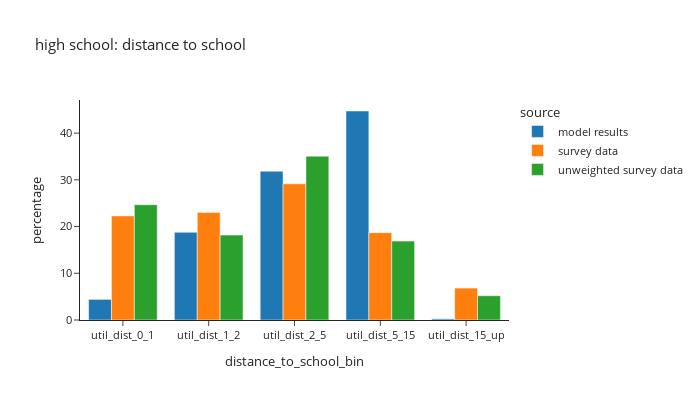
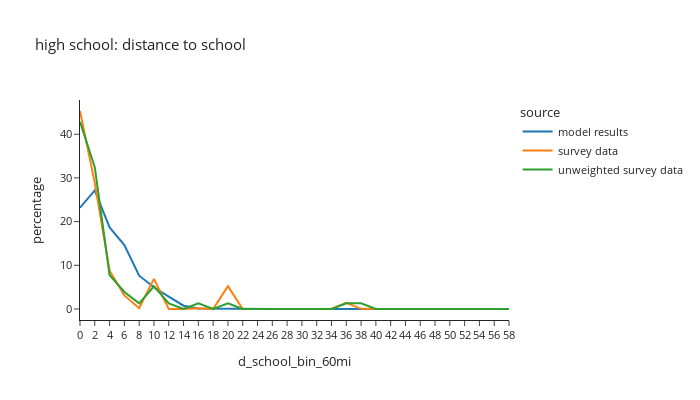

Notebook code cell kept with these figures, in order:
### Code cell
# distance to school: high school
plot_distance(per_data,'is_highschool',"high school: distance to school")

### Figure 1 — Plotly figure (JSON) as saved in the notebook; plotly's stock layout.template omitted (floating-point values rounded to 4 significant figures)
{"data": [{"alignmentgroup": "True", "hovertemplate": "source=model results<br>distance_to_school_bin=%{x}<br>percentage=%{y}<extra></extra>", "legendgroup": "model results", "marker": {"color": "#1F77B4", "pattern": {"shape": ""}}, "name": "model results", "offsetgroup": "model results", "orientation": "v", "showlegend": true, "textposition": "auto", "type": "bar", "x": ["util_dist_0_1", "util_dist_1_2", "util_dist_2_5", "util_dist_5_15", "util_dist_15_up"], "xaxis": "x", "y": [4.41, 18.77, 31.84, 44.73, 0.2392], "yaxis": "y"}, {"alignmentgroup": "True", "hovertemplate": "source=survey data<br>distance_to_school_bin=%{x}<br>percentage=%{y}<extra></extra>", "legendgroup": "survey data", "marker": {"color": "#FF7F0E", "pattern": {"shape": ""}}, "name": "survey data", "offsetgroup": "survey data", "orientation": "v", "showlegend": true, "textposition": "auto", "type": "bar", "x": ["util_dist_0_1", "util_dist_1_2", "util_dist_2_5", "util_dist_5_15", "util_dist_15_up"], "xaxis": "x", "y": [22.29, 23.03, 29.15, 18.7, 6.835], "yaxis": "y"}, {"alignmentgroup": "True", "hovertemplate": "source=unweighted survey data<br>distance_to_school_bin=%{x}<br>percentage=%{y}<extra></extra>", "legendgroup": "unweighted survey data", "marker": {"color": "#2CA02C", "pattern": {"shape": ""}}, "name": "unweighted survey data", "offsetgroup": "unweighted survey data", "orientation": "v", "showlegend": true, "textposition": "auto", "type": "bar", "x": ["util_dist_0_1", "util_dist_1_2", "util_dist_2_5", "util_dist_5_15", "util_dist_15_up"], "xaxis": "x", "y": [24.68, 18.18, 35.06, 16.88, 5.195], "yaxis": "y"}], "layout": {"barmode": "group", "font": {"size": 11}, "height": 400, "legend": {"title": {"text": "source"}, "tracegroupgap": 0}, "title": {"text": "high school: distance to school"}, "width": 700, "xaxis": {"anchor": "y", "domain": [0.0, 1.0], "title": {"text": "distance_to_school_bin"}}, "yaxis": {"anchor": "x", "domain": [0.0, 1.0], "title": {"text": "percentage"}}}}

### Figure 2 — Plotly figure (JSON) as saved in the notebook; plotly's stock layout.template omitted (floating-point values rounded to 4 significant figures)
{"data": [{"hovertemplate": "source=model results<br>d_school_bin_60mi=%{x}<br>percentage=%{y}<extra></extra>", "legendgroup": "model results", "line": {"color": "#1F77B4", "dash": "solid"}, "marker": {"symbol": "circle"}, "mode": "lines", "name": "model results", "orientation": "v", "showlegend": true, "type": "scatter", "x": ["0", "2", "4", "6", "8", "10", "12", "14", "16", "18", "20", "22", "24", "26", "28", "30", "32", "34", "36", "38", "40", "42", "44", "46", "48", "50", "52", "54", "56", "58"], "xaxis": "x", "y": [23.18, 27.17, 18.66, 14.62, 7.623, 4.976, 2.844, 0.7558, 0.0934, 0.04479, 0.0, 0.0, 0.01239, 0.0, 0.0, 0.01525, 0.00143, 0.0, 0.0, 0.0, 0.0, 0.0, 0.0, 0.0, 0.0, 0.0, 0.0, 0.0, 0.0, 0.0], "yaxis": "y"}, {"hovertemplate": "source=survey data<br>d_school_bin_60mi=%{x}<br>percentage=%{y}<extra></extra>", "legendgroup": "survey data", "line": {"color": "#FF7F0E", "dash": "solid"}, "marker": {"symbol": "circle"}, "mode": "lines", "name": "survey data", "orientation": "v", "showlegend": true, "type": "scatter", "x": ["0", "2", "4", "6", "8", "10", "12", "14", "16", "18", "20", "22", "24", "26", "28", "30", "32", "34", "36", "38", "40", "42", "44", "46", "48", "50", "52", "54", "56", "58"], "xaxis": "x", "y": [45.32, 28.88, 8.762, 3.107, 0.1827, 6.905, 0.01504, 0.0, 0.1588, 0.0, 5.224, 0.0, 0.0, 0.0, 0.0, 0.0, 0.0, 0.0, 1.412, 0.04129, 0.0, 0.0, 0.0, 0.0, 0.0, 0.0, 0.0, 0.0, 0.0, 0.0], "yaxis": "y"}, {"hovertemplate": "source=unweighted survey data<br>d_school_bin_60mi=%{x}<br>percentage=%{y}<extra></extra>", "legendgroup": "unweighted survey data", "line": {"color": "#2CA02C", "dash": "solid"}, "marker": {"symbol": "circle"}, "mode": "lines", "name": "unweighted survey data", "orientation": "v", "showlegend": true, "type": "scatter", "x": ["0", "2", "4", "6", "8", "10", "12", "14", "16", "18", "20", "22", "24", "26", "28", "30", "32", "34", "36", "38", "40", "42", "44", "46", "48", "50", "52", "54", "56", "58"], "xaxis": "x", "y": [42.86, 32.47, 7.792, 3.896, 1.299, 5.195, 1.299, 0.0, 1.299, 0.0, 1.299, 0.0, 0.0, 0.0, 0.0, 0.0, 0.0, 0.0, 1.299, 1.299, 0.0, 0.0, 0.0, 0.0, 0.0, 0.0, 0.0, 0.0, 0.0, 0.0], "yaxis": "y"}], "layout": {"font": {"size": 11}, "height": 400, "legend": {"title": {"text": "source"}, "tracegroupgap": 0}, "title": {"text": "high school: distance to school"}, "width": 700, "xaxis": {"anchor": "y", "domain": [0.0, 1.0], "title": {"text": "d_school_bin_60mi"}}, "yaxis": {"anchor": "x", "domain": [0.0, 1.0], "title": {"text": "percentage"}}}}
